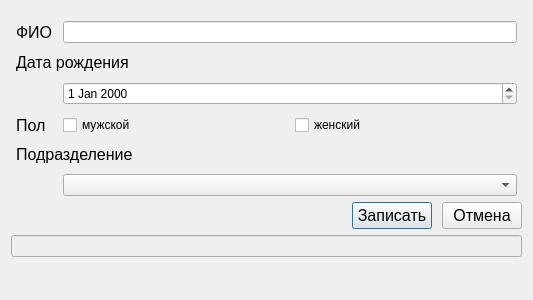
<?xml version="1.0" encoding="UTF-8"?>
<ui version="4.0">
 <class>Dialog_user_update</class>
 <widget class="QDialog" name="Dialog_user_update">
  <property name="geometry">
   <rect>
    <x>0</x>
    <y>0</y>
    <width>533</width>
    <height>300</height>
   </rect>
  </property>
  <property name="windowTitle">
   <string>Обновить данные по сотруднику</string>
  </property>
  <layout class="QVBoxLayout" name="verticalLayout">
   <item>
    <layout class="QFormLayout" name="formLayout">
     <property name="horizontalSpacing">
      <number>10</number>
     </property>
     <property name="verticalSpacing">
      <number>10</number>
     </property>
     <property name="leftMargin">
      <number>5</number>
     </property>
     <property name="topMargin">
      <number>10</number>
     </property>
     <property name="rightMargin">
      <number>5</number>
     </property>
     <item row="0" column="0">
      <widget class="QLabel" name="label">
       <property name="font">
        <font>
         <family>Arial</family>
         <pointsize>12</pointsize>
         <weight>50</weight>
         <bold>false</bold>
        </font>
       </property>
       <property name="text">
        <string>ФИО</string>
       </property>
      </widget>
     </item>
     <item row="0" column="1">
      <widget class="QLineEdit" name="Edit_Fio_up"/>
     </item>
     <item row="2" column="0" colspan="2">
      <widget class="QLabel" name="label_2">
       <property name="font">
        <font>
         <family>Arial</family>
         <pointsize>12</pointsize>
         <weight>50</weight>
         <bold>false</bold>
        </font>
       </property>
       <property name="text">
        <string>Дата рождения</string>
       </property>
      </widget>
     </item>
     <item row="3" column="1">
      <widget class="QDateEdit" name="Edit_date_up"/>
     </item>
     <item row="4" column="0">
      <widget class="QLabel" name="label_3">
       <property name="font">
        <font>
         <family>Arial</family>
         <pointsize>12</pointsize>
         <weight>50</weight>
         <bold>false</bold>
        </font>
       </property>
       <property name="text">
        <string>Пол</string>
       </property>
      </widget>
     </item>
     <item row="4" column="1">
      <layout class="QHBoxLayout" name="horizontalLayout_2">
       <item>
        <widget class="QCheckBox" name="chB_male_up">
         <property name="text">
          <string>мужской</string>
         </property>
         <attribute name="buttonGroup">
          <string notr="true">buttonGroup</string>
         </attribute>
        </widget>
       </item>
       <item>
        <widget class="QCheckBox" name="chB_female_up">
         <property name="text">
          <string>женский</string>
         </property>
         <attribute name="buttonGroup">
          <string notr="true">buttonGroup</string>
         </attribute>
        </widget>
       </item>
      </layout>
     </item>
     <item row="6" column="0" colspan="2">
      <widget class="QLabel" name="label_4">
       <property name="font">
        <font>
         <family>Arial</family>
         <pointsize>12</pointsize>
         <weight>50</weight>
         <bold>false</bold>
        </font>
       </property>
       <property name="text">
        <string>Подразделение</string>
       </property>
      </widget>
     </item>
     <item row="7" column="1">
      <widget class="QComboBox" name="CB_unit_up"/>
     </item>
    </layout>
   </item>
   <item>
    <layout class="QHBoxLayout" name="horizontalLayout_6">
     <property name="spacing">
      <number>10</number>
     </property>
     <item>
      <spacer name="horizontalSpacer">
       <property name="orientation">
        <enum>Qt::Horizontal</enum>
       </property>
       <property name="sizeHint" stdset="0">
        <size>
         <width>40</width>
         <height>20</height>
        </size>
       </property>
      </spacer>
     </item>
     <item>
      <widget class="QPushButton" name="btnUser_up_Ok">
       <property name="font">
        <font>
         <pointsize>12</pointsize>
        </font>
       </property>
       <property name="text">
        <string>Записать</string>
       </property>
      </widget>
     </item>
     <item>
      <widget class="QPushButton" name="btnUser_up_Cancel">
       <property name="font">
        <font>
         <pointsize>12</pointsize>
        </font>
       </property>
       <property name="text">
        <string>Отмена</string>
       </property>
      </widget>
     </item>
    </layout>
   </item>
   <item>
    <widget class="QLineEdit" name="Edit_Id">
     <property name="enabled">
      <bool>false</bool>
     </property>
    </widget>
   </item>
   <item>
    <spacer name="verticalSpacer">
     <property name="orientation">
      <enum>Qt::Vertical</enum>
     </property>
     <property name="sizeHint" stdset="0">
      <size>
       <width>20</width>
       <height>42</height>
      </size>
     </property>
    </spacer>
   </item>
  </layout>
 </widget>
 <resources/>
 <connections/>
 <buttongroups>
  <buttongroup name="buttonGroup"/>
 </buttongroups>
</ui>
